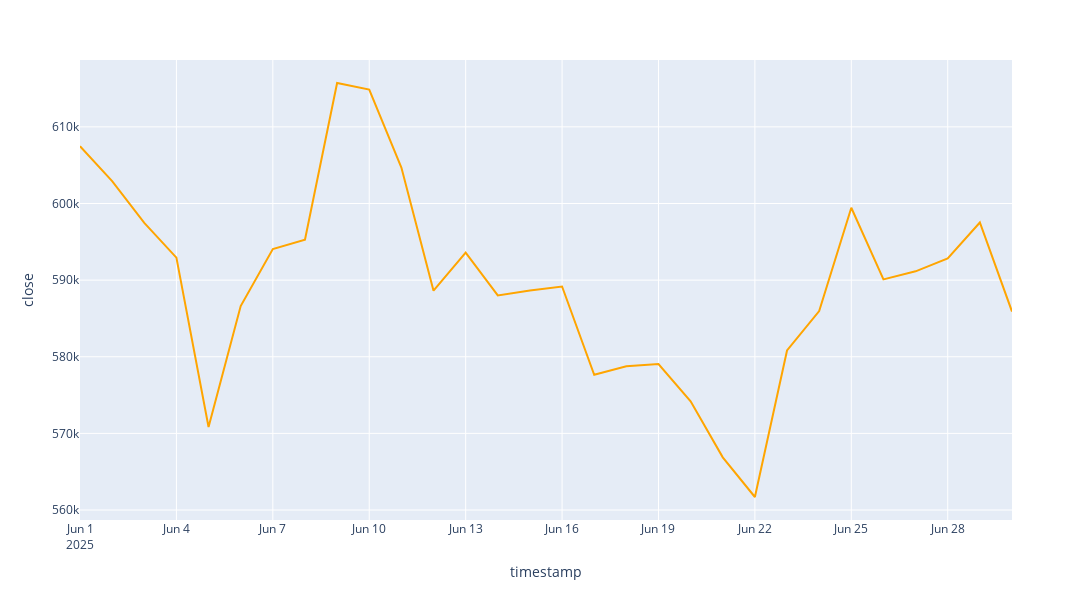

Notebook source saved alongside this figure:
### Code cell
#comparando com o gráfico do mês passado
fig = px.line(
    valores_junho,
    x='timestamp',
    y='close',
    width=1200,   
    height=600
    
)

fig.update_traces(line=dict(color='orange'))

### Figure 1 — Plotly figure (JSON) as saved in the notebook; plotly's stock layout.template omitted (floating-point values rounded to 4 significant figures)
{"data": [{"hovertemplate": "timestamp=%{x}<br>close=%{y}<extra></extra>", "legendgroup": "", "line": {"color": "orange", "dash": "solid"}, "marker": {"symbol": "circle"}, "mode": "lines", "name": "", "orientation": "v", "showlegend": false, "type": "scatter", "x": ["2025-06-01T00:00:00", "2025-06-02T00:00:00", "2025-06-03T00:00:00", "2025-06-04T00:00:00", "2025-06-05T00:00:00", "2025-06-06T00:00:00", "2025-06-07T00:00:00", "2025-06-08T00:00:00", "2025-06-09T00:00:00", "2025-06-10T00:00:00", "2025-06-11T00:00:00", "2025-06-12T00:00:00", "2025-06-13T00:00:00", "2025-06-14T00:00:00", "2025-06-15T00:00:00", "2025-06-16T00:00:00", "2025-06-17T00:00:00", "2025-06-18T00:00:00", "2025-06-19T00:00:00", "2025-06-20T00:00:00", "2025-06-21T00:00:00", "2025-06-22T00:00:00", "2025-06-23T00:00:00", "2025-06-24T00:00:00", "2025-06-25T00:00:00", "2025-06-26T00:00:00", "2025-06-27T00:00:00", "2025-06-28T00:00:00", "2025-06-29T00:00:00", "2025-06-30T00:00:00"], "xaxis": "x", "y": [607472, 602926, 597481, 592932, 570836, 586617, 594061, 595273, 615725, 614864, 604685, 588621, 593599, 588007, 588660, 589170, 577644, 578754, 579046, 574185, 566877, 561701, 580827, 585968, 599442, 590103, 591150, 592820, 597527, 585899], "yaxis": "y"}], "layout": {"height": 600, "legend": {"tracegroupgap": 0}, "margin": {"t": 60}, "width": 1200, "xaxis": {"anchor": "y", "autorange": true, "domain": [0, 1], "range": ["2025-06-01", "2025-06-30"], "title": {"text": "timestamp"}, "type": "date"}, "yaxis": {"anchor": "x", "autorange": true, "domain": [0, 1], "range": [558700.0, 618700.0], "title": {"text": "close"}, "type": "linear"}}}
